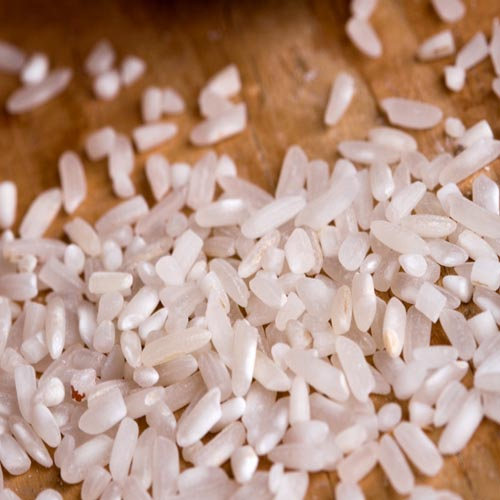
#> input picture temp.jpg, 500 x 500 px
$ python -i Segmentation.py   (imports and definitions only)
#> lines starting #> are read from the running program, lines starting #| are printed output that depends on the picture; after the words box and inside, x2 and y2 are one past the last pixel; in counts of white or black regions, pixels touching at a corner belong together
import cv2
import numpy as np
from scipy import ndimage
from skimage.feature import peak_local_max
from skimage.segmentation import watershed

def segment_grains(binary_image):
    """
    Improved watershed segmentation for overlapping grains
    (Balanced version – keeps peak detection but fixes merging issue)
    """

    # Ensure binary is correct type
    binary = binary_image.astype(bool)

    # Step 1: Distance transform
    distance = ndimage.distance_transform_edt(binary)

    # Step 2: FIXED adaptive min_distance (VERY IMPORTANT)
    max_dist = np.max(distance)

    if max_dist > 0:
        # MUCH smaller than before (key fix)
        adaptive_min_dist = int(max_dist * 0.12)
        adaptive_min_dist = max(2, min(adaptive_min_dist, 10))
    else:
        adaptive_min_dist = 5

    # Step 3: Find local maxima (grain centers)
    local_maxi = peak_local_max(
        distance,
        min_distance=adaptive_min_dist,
        labels=binary,
        footprint=np.ones((3, 3))   # helps detect more peaks
    )

    # Step 4: Create markers
    markers = np.zeros(distance.shape, dtype=int)
    for i, (r, c) in enumerate(local_maxi):
        markers[r, c] = i + 1

    # Step 5: Apply watershed
    labels = watershed(-distance, markers, mask=binary)

    return labels, distance

# [3 lines not run here, left out]

>>> import cv2
>>> picture = cv2.imread('../temp.jpg', cv2.IMREAD_GRAYSCALE)
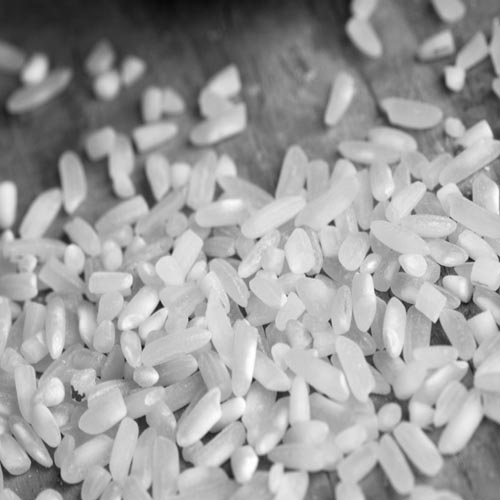
#> picture: shape (500, 500); min 8, max 255, mean 157.9
>>> result = segment_grains(picture)
#> in segment_grains, `binary = binary_image.astype(bool)`: binary: shape (500, 500) bool; every value is 1
#> in segment_grains, `distance = ndimage.distance_transform_edt(binary)`:
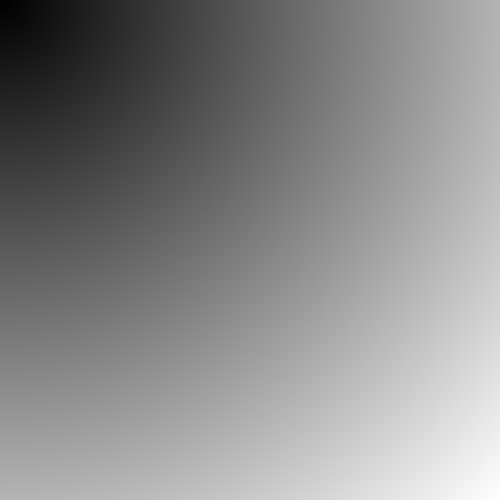
#> distance: shape (500, 500) float64; min 1, max 706.4, mean 382.6; drawn with min black and max white
#> in segment_grains, `max_dist = np.max(distance)`: max_dist = 706.4
#> in segment_grains, `adaptive_min_dist = int(max_dist * 0.12)`: adaptive_min_dist = 84
#> in segment_grains, `adaptive_min_dist = max(2, min(adaptive_min_dist, 10))`: adaptive_min_dist = 10
#> in segment_grains, `local_maxi = peak_local_max( distance, min_distance=adaptive_min_dist,..`: local_maxi = [[489, 489]]
#> the loop in segment_grains, `for i, (r, c) in enumerate(local_maxi):` made 1 pass
#> after the loop in segment_grains, `for i, (r, c) in enumerate(local_maxi):`:
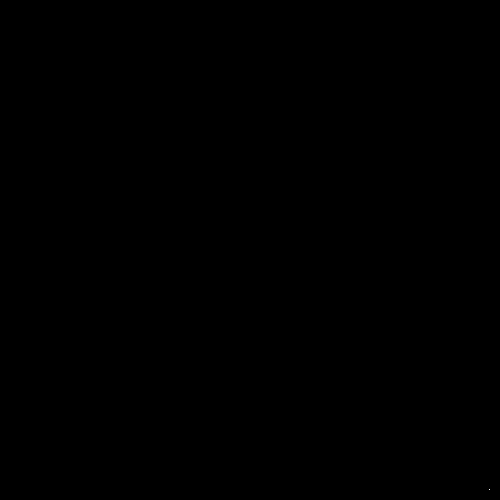
#> markers: shape (500, 500) int64; values 0 (black) and 1 (white), 0% white in thin lines or dots, all inside (x1, y1, x2, y2) = (489, 489, 490, 490)
#> in segment_grains, `labels = watershed(-distance, markers, mask=binary)`: labels: shape (500, 500) int64; every value is 1
